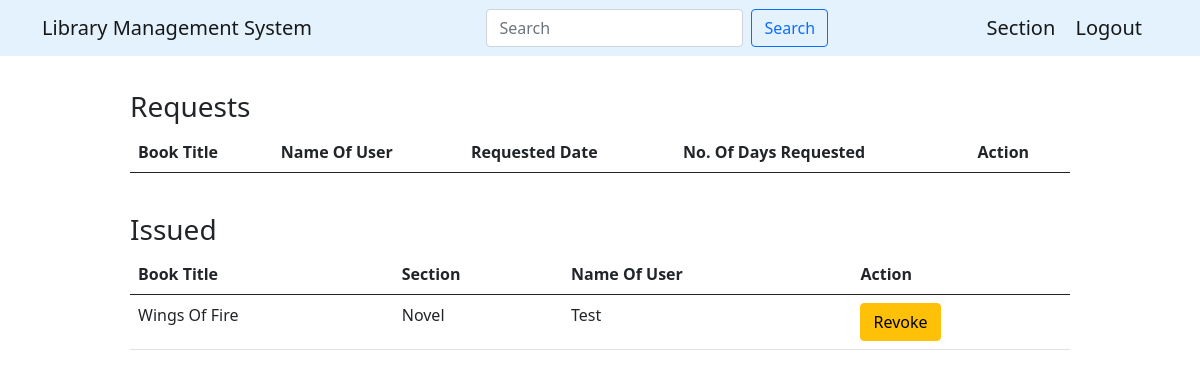
The app's page /requests with its own data.
### application/models.py (models this page shows)
class Request(db.Model):
    id = db.Column(db.Integer(), primary_key=True)
    user_id = db.Column(db.Integer(), db.ForeignKey('user.id'), nullable=False)
    book_id = db.Column(db.Integer(), db.ForeignKey('book.id'), nullable=False)
    requested_at = db.Column(db.Date(), nullable=False)
    days_requested = db.Column(db.Integer(), nullable = False)
    status = db.Column(db.String(), default='pending')
    user = db.relationship('User', backref=db.backref('requests', lazy=True))
    book = db.relationship('Book', back_populates='book_request')

class Book(db.Model):
    id = db.Column(db.Integer(), primary_key=True)
    b_title = db.Column(db.String(), nullable=False)
    author = db.Column(db.String(), nullable=False)
    content = db.Column(db.Text, nullable=False)
    date_issued = db.Column(db.Integer())
    feedback = db.relationship('Feedback', backref='book', lazy=True)
    b_section = db.Column(db.Integer, db.ForeignKey('section.id'), nullable=False)
    book_request = db.relationship('Request', back_populates='book', lazy=True)

class Section(db.Model):
    id = db.Column(db.Integer(), primary_key = True)
    sec_title = db.Column(db.String(), nullable = False)
    date = db.Column(db.String(), nullable = False)
    description = db.Column(db.Text)
    books = db.relationship('Book', backref='section', lazy=True)

class User(db.Model):
    id = db.Column(db.Integer(), primary_key = True)
    username = db.Column(db.String(), nullable = False, unique = True)
    password = db.Column(db.String(), nullable = False)
    name = db.Column(db.String(), nullable = False)
    type = db.Column(db.String(), default = "general")

### application/controller.py (the view)
@app.route("/requests", methods=['GET', 'POST'])
def requests():
    if request.method == 'POST':
        search_query = request.form.get("search")
        all_requested = Request.query.join(User).join(Book).filter(
            (Book.b_title.ilike(f"%{search_query}%")) |
            (User.name.ilike(f"%{search_query}%"))).all()
        pend_requests = [req for req in all_requested if req.status == 'pending']
        approved_requests = [req for req in all_requested if req.status == 'Approved']
    else:
        all_requested = Request.query.all()
        pend_requests = Request.query.filter_by(status='pending').all()
        approved_requests = Request.query.filter_by(status='Approved').all()
    return render_template("requests.html", all_requested=all_requested, approved_requests=approved_requests, pend_requests=pend_requests)

### templates/requests.html (shortened to what this page needs)
<!doctype html>
<html lang="en">
<head>
    <link href="https://cdn.jsdelivr.net/npm/bootstrap@5.0.2/dist/css/bootstrap.min.css" rel="stylesheet"
>
    <link rel="stylesheet" href="static/book.css">
</head>
<body>
<nav class="navbar navbar-light" style="background-color: #e3f2fd;">
    <div class="container">
        <a class="navbar-brand">Library Management System</a>
        <form class="d-flex" method="POST" action="/requests">
            <input class="form-control me-2" type="search" name="search" placeholder="Search" aria-label="Search">
            <button class="btn btn-outline-primary" type="submit">Search</button>
        </form>
        <span>
            <a class="navbar-brand" href="/section">Section</a>
            <a class="navbar-brand" href="/">Logout</a>
        </span>
    </div>
</nav>
<br>
<div class="books">
    <h3>Requests</h3>
    <table class="table">
        <thead>
        <tr>
            <th scope="col">Book Title</th>
            <th scope="col">Name Of User</th>
            <th scope="col">Requested Date</th>
            <th scope="col">No. Of Days Requested</th>
            <th scope="col">Action</th>
        </tr>
        </thead>
    </table>
    <br>
    <h3>Issued</h3>
<table class="table">
    <thead>
        <tr>
            <th scope="col">Book Title</th>
            <th scope="col">Section</th>
            <th scope="col">Name Of User</th>
            <th scope="col">Action</th>
        </tr>
    </thead>
    <tbody>
        {% for req in approved_requests %}
        <tr>
            <td>{{ req.book.b_title }}</td>
            <td>{{ req.book.section.sec_title }}</td>
            <td>{{ req.user.name }}</td>
            <td>
                <form action="/approve_request" method="post">
                    <button type="submit" class="btn btn-warning" name="action" value="revoke">Revoke</button>
                </form>
            </td>
        </tr>
        {% endfor %}
    </tbody>
</table>
</div>
</body>
</html>

### static/book.css (style rules this page uses)
.books { width: 80%; margin: auto; height: 257px; padding: 10px; }

### records on screen
Request: book.b_title "Wings Of Fire", book.section.sec_title "Novel", user.name "Test"
